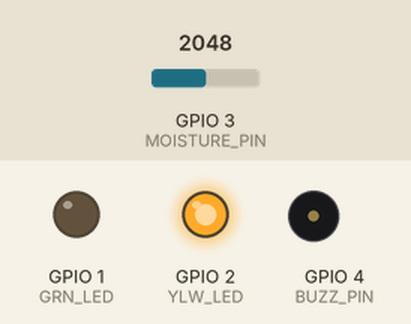
Simulated run of this program. Board: ESP32-S2. Parts: output pins drawn as LEDs (lit = HIGH), buzzer (waves = sounding, pin HIGH). Inputs (shaded band) come from the test bench; at power-on: GPIO 3 (MOISTURE_PIN) = 2048. What the program prints to the serial monitor is not drawn.

Above: at 0.5 s.
At 1.5 s:
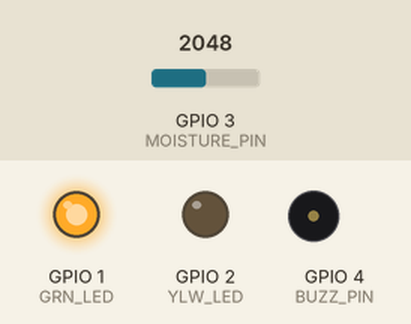
Timing chart, 0 to 3.0 s (numbered marks = the images above):
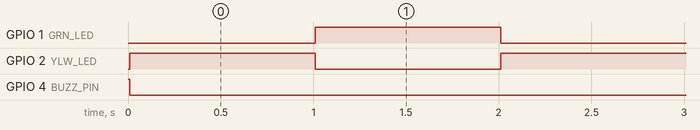

Measured:
- by itself, GPIO 1 (GRN_LED), GPIO 2 (YLW_LED): alternates HIGH for 1.0 s and LOW for 1.0 s

The program:

main.cpp
```cpp
#include <Arduino.h>

#define YLW_LED (2)
#define GRN_LED (1)
#define BUZZ_PIN (4)
#define MOISTURE_PIN (3)

int readMoisture() { return analogRead(MOISTURE_PIN); }

void setLedState(bool isYellowOn, bool isGreenOn) {
  digitalWrite(YLW_LED, isYellowOn);
  digitalWrite(GRN_LED, isGreenOn);
}

void buzzBeep() {
  digitalWrite(BUZZ_PIN, HIGH);
  delay(10);
  digitalWrite(BUZZ_PIN, LOW);
}

// MAIN PROGRAM

void setup() {
  Serial.begin(115200);

  pinMode(YLW_LED, OUTPUT);
  pinMode(GRN_LED, OUTPUT);
  pinMode(BUZZ_PIN, OUTPUT);

  buzzBeep();
}

void loop() {
  // Turn LED ON
  // Wait
  // Turn LED OFF
  // Wait

  setLedState(true, false);
  Serial.println(readMoisture());
  delay(1000);

  setLedState(false, true);
  delay(1000);
}
```
